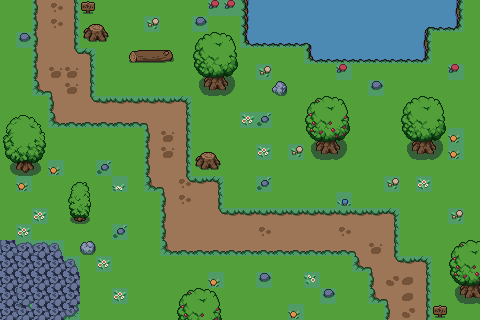

A level layout from a 2D game, rendered from its tile map. Below: a short description, then the map file with its tile-grid data intact:
An orthogonal 30x20 tile map with 16x16 px tiles, 2 tile layers (layer_0_base, layer_1) and 5 objects.

<map version="1.10" tiledversion="1.12.1" orientation="orthogonal" renderorder="right-down" width="30" height="20" tilewidth="16" tileheight="16" infinite="0" nextlayerid="6" nextobjectid="16">
 <editorsettings>
  <export target="map.csv" format="csv" />
 </editorsettings>
 <tileset firstgid="1" source="tilemap.tsx" />
 <layer id="1" name="layer_0_base" width="30" height="20">
  <data encoding="csv">
249,249,64,65,66,249,249,249,249,249,249,249,249,249,249,249,249,249,249,249,249,249,249,249,249,249,249,249,249,249,
249,249,64,65,66,249,249,249,249,249,249,249,249,249,249,249,249,249,249,249,249,249,249,249,249,249,249,249,249,249,
249,249,64,65,66,249,249,249,249,249,249,249,249,249,249,249,249,249,249,249,249,249,249,249,249,249,249,249,249,249,
249,249,64,65,67,20,249,249,249,249,249,249,249,249,249,249,249,249,249,249,249,249,249,249,249,249,249,249,249,249,
249,249,64,65,65,66,249,249,249,249,249,249,249,249,249,249,249,249,249,249,249,249,249,249,249,249,249,249,249,249,
249,249,110,22,65,66,249,249,249,249,249,249,249,249,249,249,249,249,249,249,249,249,249,249,249,249,249,249,249,249,
249,249,249,64,65,67,19,19,19,19,19,20,249,249,249,249,249,249,249,249,249,249,249,249,249,249,249,249,249,249,
249,249,249,110,111,111,111,111,111,22,65,66,249,249,249,249,249,249,249,249,249,249,249,249,249,249,249,249,249,249,
249,249,249,249,249,249,249,249,249,64,65,66,249,249,249,249,249,249,249,249,249,249,249,249,249,249,249,249,249,249,
249,249,249,249,249,249,249,249,249,64,65,66,249,249,249,249,249,249,249,249,249,249,249,249,249,249,249,249,249,249,
249,249,249,249,249,249,249,249,249,64,65,66,249,249,249,249,249,249,249,249,249,249,249,249,249,249,249,249,249,249,
249,249,249,249,249,249,249,249,249,110,22,67,19,20,249,249,249,249,249,249,249,249,249,249,249,249,249,249,249,249,
249,249,249,249,249,249,249,249,249,249,64,65,65,66,249,249,249,249,249,249,249,249,249,249,249,249,249,249,249,249,
249,249,249,249,249,249,249,249,249,249,110,22,65,67,19,19,19,19,19,19,19,19,19,19,20,249,249,249,249,249,
249,249,249,249,249,249,249,249,249,249,249,65,65,65,65,65,65,65,65,65,65,65,65,65,66,249,249,249,249,249,
249,249,249,249,249,249,249,249,249,249,249,249,111,111,111,111,111,111,111,111,111,111,64,65,66,249,249,249,249,249,
249,249,249,249,249,249,249,249,249,249,249,249,249,249,249,249,249,249,249,249,249,249,110,22,67,19,20,249,249,249,
249,249,249,249,249,249,249,249,249,249,249,249,249,249,249,249,249,249,249,249,249,249,249,64,65,65,66,249,249,249,
249,249,249,249,249,249,249,249,249,249,249,249,249,249,249,249,249,249,249,249,249,249,249,110,22,65,66,249,249,249,
249,249,249,249,249,249,249,249,249,249,249,249,249,249,249,249,249,249,249,249,249,249,249,249,64,65,66,249,249,249
</data>
 </layer>
 <objectgroup id="5" name="object_0_slime">
  <object id="9" x="191.5" y="95.5" width="113" height="81">
   <properties>
    <property name="hp" type="int" value="3" />
    <property name="speed" type="int" value="2" />
   </properties>
  </object>
  <object id="10" x="47" y="128.5" width="97.5" height="63.5">
   <properties>
    <property name="hp" type="int" value="3" />
    <property name="speed" type="int" value="2" />
   </properties>
  </object>
  <object id="11" x="224" y="257.5" width="128.5" height="44.5">
   <properties>
    <property name="hp" type="int" value="3" />
    <property name="speed" type="int" value="2" />
   </properties>
  </object>
  <object id="12" x="95" y="255.5" width="81.5" height="48">
   <properties>
    <property name="hp" type="int" value="3" />
    <property name="speed" type="int" value="2" />
   </properties>
  </object>
  <object id="13" x="366.5" y="160" width="114" height="47.5">
   <properties>
    <property name="hp" type="int" value="3" />
    <property name="speed" type="int" value="2" />
   </properties>
  </object>
 </objectgroup>
 <layer id="4" name="layer_1" width="30" height="20">
  <data encoding="csv">
0,0,0,208,0,1,0,0,0,0,0,0,0,162,162,74,75,75,75,75,75,75,75,75,75,75,75,75,76,0,
0,0,0,208,0,333,334,0,0,161,0,0,71,0,0,74,75,75,75,75,75,75,75,75,75,75,31,121,122,0,
0,71,0,0,0,379,380,0,0,0,0,0,231,232,233,120,121,121,121,32,75,75,75,75,75,75,76,0,0,0,
0,0,0,0,0,0,0,0,421,422,423,0,277,278,279,0,0,0,0,120,121,121,121,121,121,121,122,0,0,0,
0,0,0,207,207,0,0,0,0,0,0,0,323,324,325,0,161,0,0,0,0,162,0,0,0,0,0,0,162,0,
0,0,0,0,207,0,0,0,0,0,0,0,369,370,371,0,0,47,0,0,0,0,0,71,0,0,0,0,0,0,
0,0,0,0,0,0,0,0,0,0,0,0,0,0,0,0,0,0,0,234,235,236,0,0,0,231,232,233,0,0,
415,416,417,0,0,0,0,0,0,0,0,0,0,0,0,116,70,0,0,280,281,282,0,0,0,277,278,279,0,0,
461,462,463,0,0,0,0,0,0,0,207,0,0,0,0,0,0,0,0,326,327,328,0,0,0,323,324,325,164,0,
507,508,509,0,0,0,0,0,0,0,207,0,333,334,0,0,116,0,161,372,373,374,0,0,0,369,370,371,164,0,
553,554,555,164,0,0,70,0,0,0,0,0,379,380,0,0,0,0,0,0,0,0,0,0,0,0,0,0,0,0,
0,164,0,0,285,286,0,118,0,0,0,208,0,0,0,0,70,0,0,0,0,0,0,0,161,0,116,0,0,0,
0,0,0,0,331,332,0,0,0,0,0,208,0,0,0,0,0,0,0,0,0,163,0,0,0,0,0,0,0,0,
0,0,116,0,377,378,0,0,0,0,64,65,0,0,0,0,0,0,0,0,0,0,0,0,0,0,0,0,161,0,
0,116,0,0,0,0,0,70,0,0,64,65,65,65,65,65,208,65,65,65,65,208,65,0,0,0,0,0,0,0,
436,387,387,388,0,48,0,0,0,0,110,111,111,111,111,111,111,111,111,111,111,111,22,207,0,0,0,0,234,235,
433,433,433,433,388,0,116,0,0,0,0,0,0,0,0,0,0,0,0,0,0,0,0,0,0,0,0,0,280,281,
433,433,433,433,433,0,0,0,0,0,0,0,0,164,0,0,71,0,0,115,0,0,0,0,210,209,0,0,326,327,
433,436,433,433,433,0,0,116,0,0,0,234,235,236,0,0,0,0,0,0,71,0,0,0,0,209,0,0,372,373,
433,482,433,433,480,0,0,0,0,0,0,280,281,282,0,0,0,0,164,0,0,0,0,0,0,210,0,1,0,0
</data>
 </layer>
</map>
